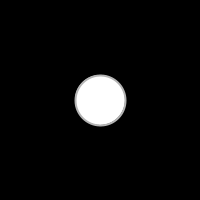
Frame 1 (no input)
Frame 60 (the mouse pressed at the canvas centre just before this capture): identical to frame 1, image omitted
Frame 120 (the mouse held since frame 60 and released just before this capture): identical to frame 1, image omitted

The Processing sketch that drew this single still picture (run headless with seeded random() and noise(); from frame 60 on, the mouse is pressed at the canvas centre):

// Processing sketch: sketch_1_01
// ── sketch_1_01.pde
// voici mon premier programme
void setup() {
  size(200, 200) ; // permet de spécifier la taille de la fenêtre.
  background(0) ; // utilisons un fond noir.
}
void draw() {
  background(0) ; // dessinons un fond noir.
  stroke(180) ; // on choisit de  dessiner un contour gris.
  strokeWeight(2) ; // ce contour aura un épaisseur de 2 pixels.
  fill(255) ; // le remplissage de notre dessin sera blanc.
  /* on dessine une ellipse située à 100 pixels du bord gauche, à 100 pixels du bord haut, d’une largeur de 50 pixels et d’une hauteur de 50 pixels … un cercle donc ! */
  ellipse(100, 100, 50, 50) ;
}
